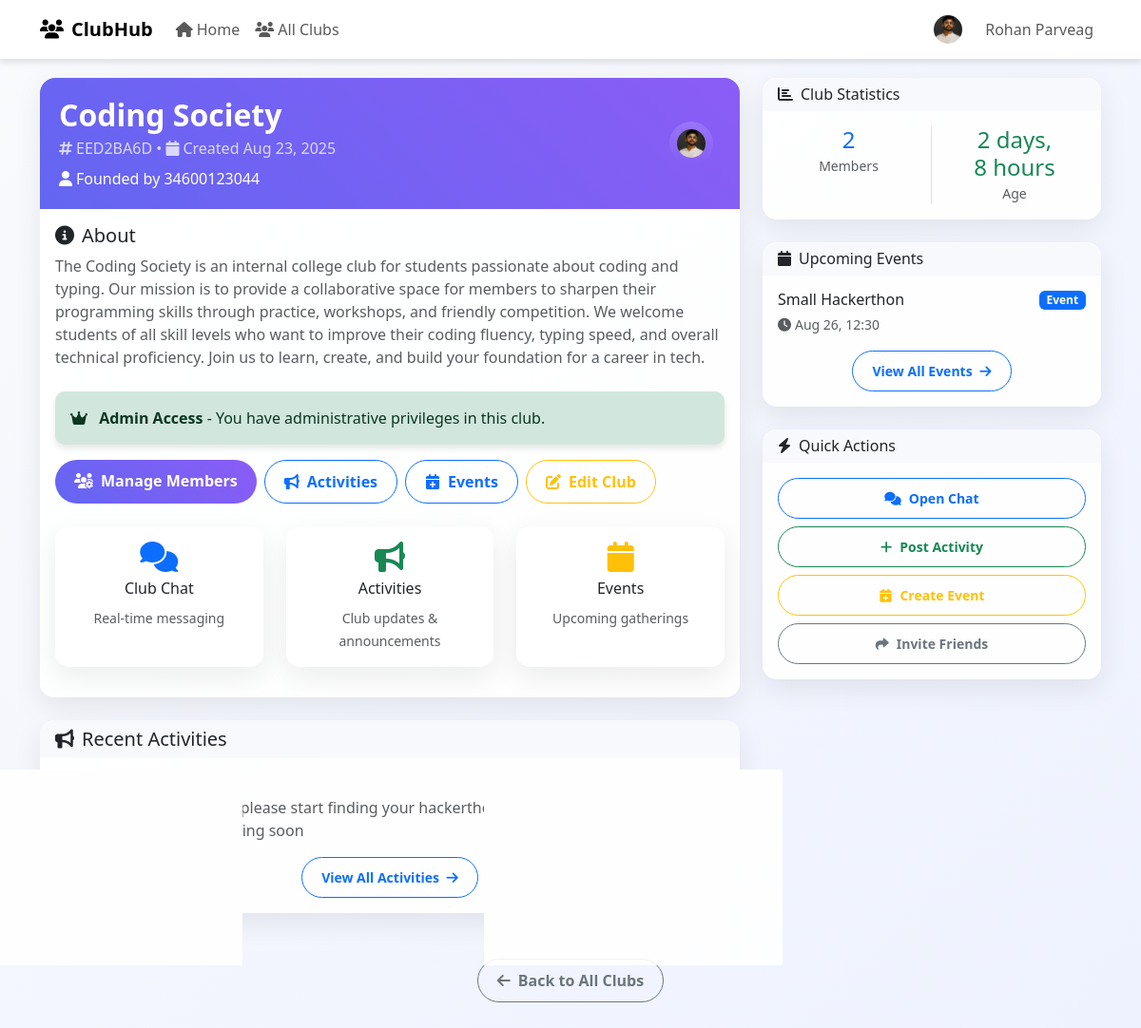
Screenshot of /clubs/EED2BA6D/ (signed in) with the database file from the repository.
### account/models.py (models this page shows, shortened)
class User(AbstractUser):
    ROLE_CHOICES = [
        ('admin', 'Admin'),
        ('management', 'Management'),
        ('hod', 'Head of Department'),
        ('teacher', 'Teacher'),
        ('student', 'Student'),
    ]
    role = models.CharField(max_length=20, choices=ROLE_CHOICES)
    department = models.ForeignKey(Department, on_delete=models.SET_NULL, null=True, blank=True)
    semester = models.ForeignKey(Semester, on_delete=models.SET_NULL, null=True, blank=True)
    accessible_batches = models.ManyToManyField(Semester, blank=True, related_name="teachers")

### student/models.py (models this page shows, shortened)
class Student(models.Model):
    user = models.OneToOneField(
        settings.AUTH_USER_MODEL,
        on_delete=models.CASCADE,
        related_name="student_profile"
    )
    profile_image = models.ImageField(
        upload_to="student_profiles/",
        default='student_profiles/default_image.jpg',
    )
    phone_number = models.CharField(max_length=15, blank=True, null=True)
    session = models.CharField(max_length=20, blank=True, null=True)
    aap_id = models.CharField(max_length=50, blank=True, null=True)
    registration_number = models.CharField(max_length=50, blank=True, null=True)
    roll_no = models.CharField(max_length=20, blank=True, null=True)
    address = models.TextField(blank=True, null=True)

### club/models.py (models this page shows, shortened)
class Club(models.Model):
    name = models.CharField(max_length=255)
    unique_id = models.CharField(max_length=12, unique=True, editable=False)  # invite code
    description = models.TextField(blank=True, null=True)
    created_by = models.ForeignKey(User, on_delete=models.CASCADE, related_name="clubs_created")
    created_at = models.DateTimeField(auto_now_add=True)

class ClubActivity(models.Model):
    club = models.ForeignKey(Club, on_delete=models.CASCADE, related_name="activities")
    created_by = models.ForeignKey(User, on_delete=models.CASCADE, related_name="activities")
    content = models.TextField()
    created_at = models.DateTimeField(auto_now_add=True)
    class Meta:
        ordering = ["-created_at"]

class ClubEvent(models.Model):
    club = models.ForeignKey(Club, on_delete=models.CASCADE, related_name="events")
    title = models.CharField(max_length=255)
    description = models.TextField()
    event_date = models.DateTimeField()
    created_by = models.ForeignKey(User, on_delete=models.CASCADE)
    created_at = models.DateTimeField(auto_now_add=True)
    class Meta:
        ordering = ["event_date"]

### club/views.py (the view)
# urls.py: path("<str:unique_id>/", views.club_detail, name="club_detail"),
@login_required
def club_detail(request, unique_id):
    club = get_object_or_404(Club, unique_id=unique_id)
    membership = ClubMember.objects.filter(club=club, user=request.user, status="active").first()
    is_admin = membership and membership.role in ["owner", "admin"]
    is_member = membership is not None
    recent_activities = ClubActivity.objects.filter(club=club).order_by("-created_at")[:5]
    upcoming_events = ClubEvent.objects.filter(club=club, event_date__gte=timezone.now()).order_by("event_date")[:3]
    member_stats = {
        "total_members": ClubMember.objects.filter(club=club, status="active").count(),
        "pending_requests": ClubMember.objects.filter(club=club, status="pending").count() if is_admin else 0,
    }
    return render(request, "club/club_detail.html", {
        "club": club,
        "membership": membership,
        "is_admin": is_admin,
        "is_member": is_member,
        "recent_activities": recent_activities,
        "upcoming_events": upcoming_events,
        "member_stats": member_stats,
        "firebase_chat_enabled": True,   # <-- flag for frontend
    })

### templates/club/club_detail.html (shortened to what this page needs)
{% extends "club_base.html" %}
{% block content %}
<div class="row">
    <div class="col-lg-8 mb-4">
        <div class="card">
            <div class="club-header">
                <div class="row align-items-center">
                    <div class="col">
                        <h2 class="mb-1">{{ club.name }}</h2>
                        <p class="mb-2 opacity-75">
                            <i class="fas fa-hashtag me-1"></i>{{ club.unique_id }} •
                            <i class="fas fa-calendar me-1"></i>Created {{ club.created_at|date:"M d, Y" }}
                        </p>
                        <p class="mb-0">
                            <i class="fas fa-user me-1"></i>Founded by {{ club.created_by.username }}
                        </p>
                    </div>
                    <div class="col-auto">
                        <div class="rounded-circle bg-gradient p-2 text-white me-2">
                  {% if club.created_by.student_profile.profile_image %}
                    <img src="{{ club.created_by.student_profile.profile_image.url }}"
                         alt="{{ club.created_by.get_full_name|default:club.created_by.username }}"
                         class="rounded-circle"
                         style="width: 30px; height: 30px; object-fit: cover;">
                  {% else %}
                    <i class="fas fa-user"></i>
                  {% endif %}
                        </div>
                    </div>
                </div>
            </div>
            <div class="card-body">
                {% if club.description %}
                    <h5><i class="fas fa-info-circle me-2"></i>About</h5>
                    <p class="text-muted">{{ club.description }}</p>
                {% endif %}
                <div class="mt-4">
                    {% if is_admin %}
                        <div class="alert alert-success">
                            <i class="fas fa-crown me-2"></i>
                            <strong>Admin Access</strong> - You have administrative privileges in this club.
                        </div>
                        <div class="d-flex flex-wrap gap-2 mb-3">
                            <a href="{% url 'club:manage_members' club.unique_id %}" class="btn btn-primary">
                                <i class="fas fa-users-cog me-2"></i>Manage Members
                            </a>
                            <a href="{% url 'club:club_activities' club.unique_id %}" class="btn btn-outline-primary">
                                <i class="fas fa-bullhorn me-2"></i>Activities
                            </a>
                            <a href="{% url 'club:club_events' club.unique_id %}" class="btn btn-outline-primary">
                                <i class="fas fa-calendar-plus me-2"></i>Events
                            </a>
                            <button class="btn btn-outline-warning">
                                <i class="fas fa-edit me-2"></i>Edit Club
                            </button>
                        </div>
                    {% endif %}
                </div>
                {% if is_member %}
                <div class="row mt-4">
                    <div class="col-md-4 mb-3">
                        <a href="{% url 'club:club_chat' club.unique_id %}" class="card h-100 text-decoration-none">
                            <div class="card-body text-center">
                                <i class="fas fa-comments fa-2x text-primary mb-2"></i>
                                <h6>Club Chat</h6>
                                <small class="text-muted">Real-time messaging</small>
                            </div>
                        </a>
                    </div>
                    <div class="col-md-4 mb-3">
                        <a href="{% url 'club:club_activities' club.unique_id %}" class="card h-100 text-decoration-none">
                            <div class="card-body text-center">
                                <i class="fas fa-bullhorn fa-2x text-success mb-2"></i>
                                <h6>Activities</h6>
                                <small class="text-muted">Club updates & announcements</small>
                            </div>
                        </a>
                    </div>
                    <div class="col-md-4 mb-3">
                        <a href="{% url 'club:club_events' club.unique_id %}" class="card h-100 text-decoration-none">
                            <div class="card-body text-center">
                                <i class="fas fa-calendar fa-2x text-warning mb-2"></i>
                                <h6>Events</h6>
                                <small class="text-muted">Upcoming gatherings</small>
                            </div>
                        </a>
                    </div>
                </div>
                {% endif %}
            </div>
        </div>
        {% if recent_activities and is_member %}
        <div class="card mt-4">
            <div class="card-header">
                <h5 class="mb-0">
                    <i class="fas fa-bullhorn me-2"></i>Recent Activities
                </h5>
            </div>
            <div class="card-body">
                {% for activity in recent_activities %}
                <div class="d-flex mb-3 {% if not forloop.last %}border-bottom pb-3{% endif %}">
                    <div class="rounded-circle bg-gradient p-2 text-white me-2">
                      {% if activity.created_by.student_profile.profile_image %}
                        <img src="{{ activity.created_by.student_profile.profile_image.url }}"
                             alt="{{ activity.created_by.get_full_name|default:activity.created_by.username }}"
                             class="rounded-circle"
                             style="width: 30px; height: 30px; object-fit: cover;">
                      {% else %}
                        <i class="fas fa-user"></i>
                      {% endif %}
                    </div>
                    <div class="flex-grow-1">
                        <div class="d-flex justify-content-between">
                            <strong>{{ activity.created_by.username }}</strong>
                            <small class="text-muted">{{ activity.created_at|timesince }} ago</small>
                        </div>
                        <p class="mb-0 text-muted">{{ activity.content }}</p>
                    </div>
                </div>
                {% empty %}
                <p class="text-muted mb-0">No recent activities</p>
                {% endfor %}
                {% if recent_activities %}
                <div class="text-center mt-3">
                    <a href="{% url 'club:club_activities' club.unique_id %}" class="btn btn-outline-primary btn-sm">
                        View All Activities <i class="fas fa-arrow-right ms-1"></i>
                    </a>
                </div>
                {% endif %}
            </div>
        </div>
        {% endif %}
    </div>
    <div class="col-lg-4">
        <div class="card mb-4">
            <div class="card-header">
                <h6 class="mb-0"><i class="fas fa-chart-bar me-2"></i>Club Statistics</h6>
            </div>
            <div class="card-body">
                <div class="row text-center">
                    <div class="col-6 border-end">
                        <h4 class="text-primary mb-0">{{ member_stats.total_members }}</h4>
                        <small class="text-muted">Members</small>
                    </div>
                    <div class="col-6">
                        <h4 class="text-success mb-0">{{ club.created_at|timesince }}</h4>
                        <small class="text-muted">Age</small>
                    </div>
                </div>
            </div>
        </div>
        {% if upcoming_events and is_member %}
        <div class="card mb-4">
            <div class="card-header">
                <h6 class="mb-0"><i class="fas fa-calendar me-2"></i>Upcoming Events</h6>
            </div>
            <div class="card-body">
                {% for event in upcoming_events %}
                <div class="d-flex justify-content-between align-items-start mb-3 {% if not forloop.last %}border-bottom pb-3{% endif %}">
                    <div>
                        <h6 class="mb-1">{{ event.title }}</h6>
                        <small class="text-muted">
                            <i class="fas fa-clock me-1"></i>{{ event.event_date|date:"M d, H:i" }}
                        </small>
                    </div>
                    <span class="badge bg-primary">Event</span>
                </div>
                {% empty %}
                <p class="text-muted mb-0">No upcoming events</p>
                {% endfor %}
                {% if upcoming_events %}
                <div class="text-center mt-3">
                    <a href="{% url 'club:club_events' club.unique_id %}" class="btn btn-outline-primary btn-sm">
                        View All Events <i class="fas fa-arrow-right ms-1"></i>
                    </a>
                </div>
                {% endif %}
            </div>
        </div>
        {% endif %}
        {% if is_member %}
        <div class="card">
            <div class="card-header">
                <h6 class="mb-0"><i class="fas fa-bolt me-2"></i>Quick Actions</h6>
            </div>
            <div class="card-body">
                <div class="d-grid gap-2">
                    <a href="{% url 'club:club_chat' club.unique_id %}" class="btn btn-outline-primary btn-sm">
                        <i class="fas fa-comments me-2"></i>Open Chat
                    </a>
                    {% if is_admin %}
                    <a href="{% url 'club:club_activities' club.unique_id %}" class="btn btn-outline-success btn-sm">
                        <i class="fas fa-plus me-2"></i>Post Activity
                    </a>
                    <a href="{% url 'club:club_events' club.unique_id %}" class="btn btn-outline-warning btn-sm">
                        <i class="fas fa-calendar-plus me-2"></i>Create Event
                    </a>
                    {% endif %}
                    <button class="btn btn-outline-secondary btn-sm">
                        <i class="fas fa-share me-2"></i>Invite Friends
                    </button>
                </div>
            </div>
        </div>
        {% endif %}
    </div>
</div>
<div class="text-center mt-4">
    <a href="{% url 'club:club_list' %}" class="btn btn-outline-secondary">
        <i class="fas fa-arrow-left me-2"></i>Back to All Clubs
    </a>
</div>
{% endblock %}

### templates/club_base.html (shortened to what this page needs)
{% load static %}
<!DOCTYPE html>
<html lang="en">
<head>
  <link href="https://cdnjs.cloudflare.com/ajax/libs/bootstrap/5.3.0/css/bootstrap.min.css" rel="stylesheet">
  <link href="https://cdnjs.cloudflare.com/ajax/libs/font-awesome/6.4.0/css/all.min.css" rel="stylesheet">
</head>
<body>
<nav class="navbar navbar-expand-lg navbar-light">
  <div class="container">
    <a class="navbar-brand fw-bold" href="{% url 'club:club_list' %}">
      <i class="fas fa-users me-2"></i>ClubHub
    </a>
    <div class="collapse navbar-collapse" id="navbarNav">
      <ul class="navbar-nav me-auto">
        <li class="nav-item">
          <a class="nav-link {% if request.resolver_match.url_name == 'student_dashboard' %}active{% endif %}" href="{% url 'student_dashboard' %}">
            <i class="fas fa-home me-1"></i>Home
          </a>
        </li>
        <li class="nav-item">
          <a class="nav-link {% if request.resolver_match.url_name == 'club_list' %}active{% endif %}" href="{% url 'club:club_list' %}">
            <i class="fas fa-users me-1"></i>All Clubs
          </a>
        </li>
      </ul>
        <ul class="navbar-nav">
          {% if user.is_authenticated %}
            <li class="nav-item d-flex align-items-center">
              <div class="rounded-circle bg-gradient p-2 text-white me-2">
                {% if user.student_profile.profile_image %}
                  <img src="{{ user.student_profile.profile_image.url }}"
                       alt="{{ user.get_full_name|default:user.username }}"
                       class="rounded-circle"
                       style="width: 30px; height: 30px; object-fit: cover;">
                {% else %}
                  <i class="fas fa-user"></i>
                {% endif %}
              </div>
              <span class="nav-link mb-0">{{ user.get_full_name|default:user.username }}</span>
            </li>
          {% endif %}
        </ul>
      </div>
    </div>
  </nav>
  <div class="container main-content">
    {% block content %}{% endblock %}
  </div>
</body>
</html>

### rows the page displays
User: student_profile.profile_image (picture), get_full_name "Rohan Parveag"
Club: name "Coding Society", unique_id "EED2BA6D", created_at "Aug 23, 2025", created_by.username "34600123044", created_by.student_profile.profile_image (picture), description "The Coding Society is an internal college club for students passionate about coding and typing. Our mission is to provide a collaborative space for members to sharpen their programming skills through practice, workshops, and friendly competition. We welcome students of all skill levels who want to improve their coding fluency, typing speed, and overall technical proficiency. Join us to learn, create, and build your foundation for a career in tech.", created_at "2 days, 8 hours"
ClubActivity: created_by.student_profile.profile_image (picture), content "ALL club member please start finding your hackerthon idea .. Our Inter colege hackerthon comming soon"
ClubEvent: title "Small Hackerthon", event_date "Aug 26, 12:30"

### other values shown
{{ member_stats.total_members }} "2"
